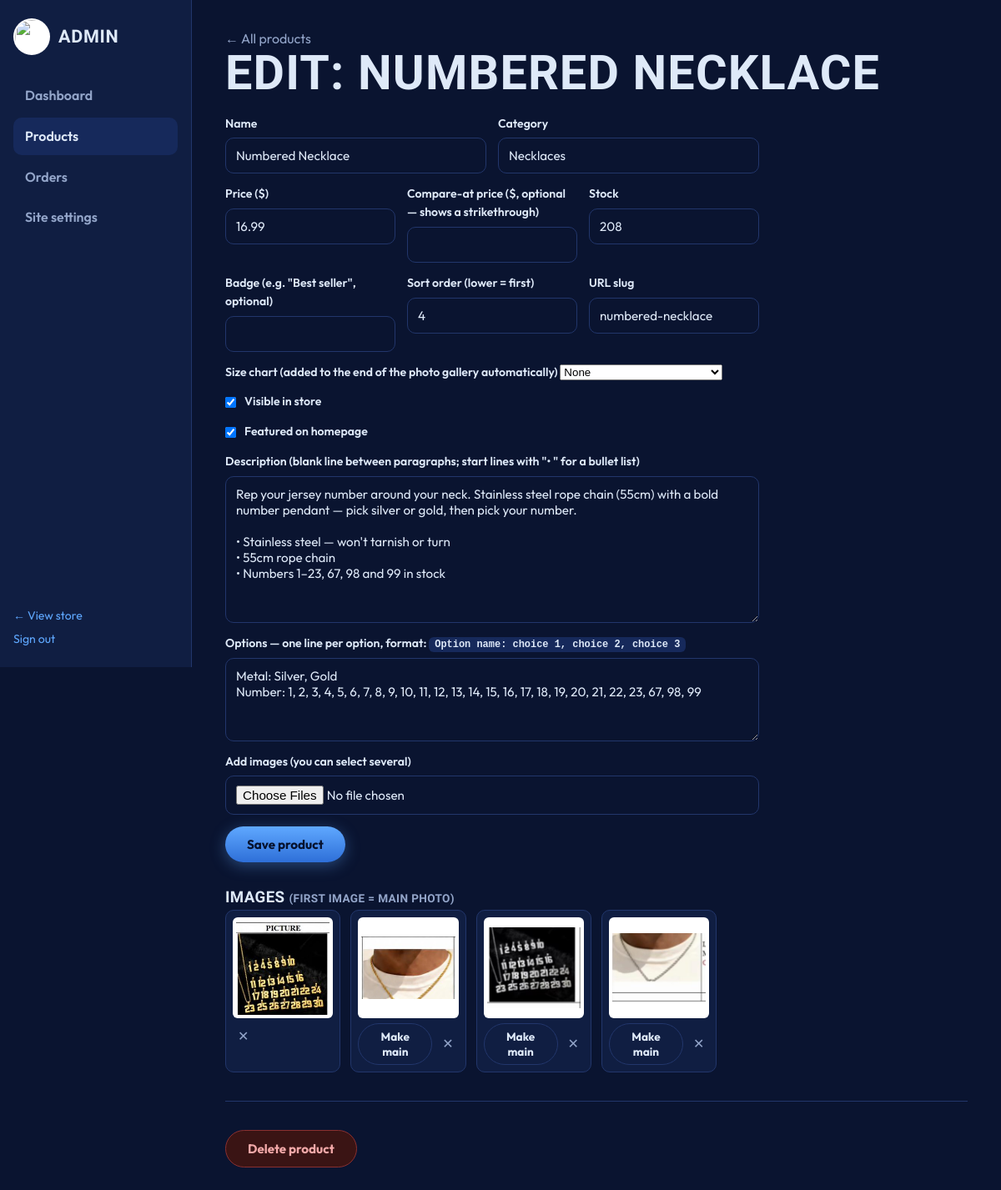
The app's page /admin/products/4/edit (signed in) with its own data.
### tables this page shows
CREATE TABLE products(
  id INTEGER PRIMARY KEY AUTOINCREMENT,
  slug TEXT UNIQUE NOT NULL,
  name TEXT NOT NULL,
  category TEXT NOT NULL DEFAULT 'Gear',
  price REAL NOT NULL DEFAULT 0,
  compare_price REAL,
  description TEXT DEFAULT '',
  options TEXT DEFAULT '[]',
  badge TEXT DEFAULT '',
  stock INTEGER DEFAULT 0,
  active INTEGER DEFAULT 1,
  featured INTEGER DEFAULT 0,
  sort INTEGER DEFAULT 100,
  created TEXT DEFAULT (datetime('now'))
, size_chart TEXT DEFAULT 'none');

CREATE TABLE product_images(
  id INTEGER PRIMARY KEY AUTOINCREMENT,
  product_id INTEGER NOT NULL REFERENCES products(id) ON DELETE CASCADE,
  filename TEXT NOT NULL,
  sort INTEGER DEFAULT 100
);

### app.py (the view, shortened to what this page needs)
@app.route("/admin/products/new", methods=["GET", "POST"])
@app.route("/admin/products/<int:pid>/edit", methods=["GET", "POST"])
@admin_required
def admin_product_edit(pid=None):
    db = get_db()
    p = db.execute("SELECT * FROM products WHERE id=?", (pid,)).fetchone() if pid else None
    if pid and not p:
        abort(404)
    images = product_images(pid) if pid else []
    return render_template("admin/product_edit.html", p=p, images=images,
                           options_text=options_to_text(p["options"]) if p else "")

### app.py (called while the page is built)
def get_db():
    if "db" not in g:
        g.db = sqlite3.connect(DB_PATH)
        g.db.row_factory = sqlite3.Row
        g.db.execute("PRAGMA foreign_keys = ON")
    return g.db

def product_images(pid):
    return get_db().execute(
        "SELECT * FROM product_images WHERE product_id=? ORDER BY sort, id", (pid,)).fetchall()

def current_user():
    uid = session.get("uid")
    if not uid:
        return None
    return get_db().execute("SELECT * FROM users WHERE id=?", (uid,)).fetchone()

def admin_required(f):
    @wraps(f)
    def wrapped(*a, **kw):
        if not session.get("is_admin"):
            return redirect(url_for("admin_login", next=request.path))
        return f(*a, **kw)
    return wrapped

@app.context_processor
def inject_globals():
    count = sum(i["qty"] for i in session.get("cart", []))
    cats = get_db().execute(
        "SELECT DISTINCT category FROM products WHERE active=1 ORDER BY category").fetchall()
    return dict(setting=get_setting, cart_count=count, user=current_user(),
                categories=[c["category"] for c in cats])

def options_to_text(options_json):
    try:
        groups = json.loads(options_json or "[]")
    except Exception:
        return ""
    return "\n".join(f"{g['name']}: {', '.join(g['choices'])}" for g in groups)

### templates/admin/product_edit.html (shortened to what this page needs)
{% extends "admin/base.html" %}
{% block content %}
<a class="muted" href="{{ url_for('admin_products') }}">← All products</a>
<h1>{{ 'Edit: ' + p.name if p else 'New product' }}</h1>
<form method="post" enctype="multipart/form-data" class="settings-form">
  <div class="form-row">
    <label>Name<input name="name" required value="{{ p.name if p else '' }}"></label>
    <label>Category<input name="category" list="cats" value="{{ p.category if p else '' }}" placeholder="Necklaces"></label>
  </div>
  <div class="form-row">
    <label>Price ($)<input name="price" type="number" step="0.01" min="0" required value="{{ p.price if p else '' }}"></label>
    <label>Compare-at price ($, optional — shows a strikethrough)<input name="compare_price" type="number" step="0.01" min="0" value="{{ p.compare_price if p and p.compare_price else '' }}"></label>
    <label>Stock<input name="stock" type="number" min="0" value="{{ p.stock if p else 10 }}"></label>
  </div>
  <div class="form-row">
    <label>Badge (e.g. "Best seller", optional)<input name="badge" value="{{ p.badge if p else '' }}"></label>
    <label>Sort order (lower = first)<input name="sort" type="number" value="{{ p.sort if p else 100 }}"></label>
    <label>URL slug<input name="slug" value="{{ p.slug if p else '' }}" placeholder="auto from name"></label>
  </div>
  <div class="form-row">
    <label>Size chart (added to the end of the photo gallery automatically)
      <select name="size_chart">
        <option value="none"  {{ 'selected' if not p or p.size_chart == 'none' }}>None</option>
      </select>
    </label>
  </div>
  <label class="check-label"><input type="checkbox" name="active" {{ 'checked' if not p or p.active }}> Visible in store</label>
  <label class="check-label"><input type="checkbox" name="featured" {{ 'checked' if p and p.featured }}> Featured on homepage</label>
  <label>Description (blank line between paragraphs; start lines with "• " for a bullet list)
    <textarea name="description" rows="8">{{ p.description if p else '' }}</textarea></label>
  <label>Options — one line per option, format: <code>Option name: choice 1, choice 2, choice 3</code>
    <textarea name="options_text" rows="4" placeholder="Size: Youth Small, Youth Medium, Adult Small">{{ options_text }}</textarea></label>
  <label>Add images (you can select several)
    <input type="file" name="images" multiple accept="image/*"></label>
  <button class="btn btn-primary">Save product</button>
</form>
{% if images %}
<h3 style="margin-top:28px">Images <span class="muted small">(first image = main photo)</span></h3>
<div class="admin-img-grid">
  {% for img in images %}
  <div class="admin-img">
    <img src="{{ url_for('pimg', filename=img.filename) }}" alt="">
    <div class="admin-img-actions">
      {% if not loop.first %}
      <form method="post" action="{{ url_for('admin_image_primary', img_id=img.id) }}">
        <button class="btn btn-ghost btn-sm">Make main</button>
      </form>
      {% endif %}
      <form method="post" action="{{ url_for('admin_image_delete', img_id=img.id) }}"
            onsubmit="return confirm('Delete this image?')">
        <button class="x-btn">✕</button>
      </form>
    </div>
  </div>
  {% endfor %}
</div>
{% endif %}
{% if p %}
<hr class="admin-hr">
<form method="post" action="{{ url_for('admin_product_delete', pid=p.id) }}"
      onsubmit="return confirm('Delete this product permanently?')">
  <button class="btn btn-danger">Delete product</button>
</form>
{% endif %}
{% endblock %}

### static/css/style.css (style rules this page uses)
:root { --field:#0A1430; --card:#101E42; --card2:#16295B; --line:#22366B; --ice:#DEE9F8; --dim:#93A5C9; --diamond:#5FA8FF; --diamond-deep:#2E6FD8; --stitch:#E14848; --white:#fff; --display:'Big Shoulders Display',sans-serif; --body:'Outfit',sans-serif; --radius:14px; }
* { margin:0;padding:0;box-sizing:border-box }
html { scroll-behavior:smooth }
body { background:var(--field);color:var(--ice);font-family:var(--body); font-size:16px;line-height:1.55;-webkit-font-smoothing:antialiased }
img { max-width:100%;display:block }
a { color:var(--diamond);text-decoration:none }
h1,h2,h3 { font-family:var(--display);letter-spacing:.02em;text-transform:uppercase }
h1 { font-size:clamp(2.2rem,5vw,3.6rem);line-height:1.02 }
.muted { color:var(--dim) }
.small { font-size:.85rem }
.btn { display:inline-block;border:none;cursor:pointer;font-family:var(--body); font-weight:700;font-size:.95rem;border-radius:30px;padding:12px 26px; transition:transform .15s ease, box-shadow .15s ease;text-align:center }
.btn-primary { background:linear-gradient(180deg,var(--diamond),var(--diamond-deep)); color:#06122E;box-shadow:0 4px 18px rgba(95,168,255,.35) }
.btn-ghost { background:transparent;color:var(--ice);border:1.5px solid var(--line) }
.btn-danger { background:#3A1414;color:#F1A8A8;border:1px solid #8A3030 }
.btn-sm { padding:6px 14px;font-size:.85rem }
.x-btn { background:none;border:none;color:var(--dim);cursor:pointer;font-size:1rem; padding:6px }
.checkout-form label, .settings-form label, .auth-card label { display:block; font-weight:600;font-size:.88rem;margin-bottom:14px;color:var(--ice) }
.checkout-form input, .settings-form input, .settings-form textarea, .auth-card input, .status-form select { display:block;width:100%;margin-top:6px; background:var(--field);border:1px solid var(--line);color:var(--ice); border-radius:10px;padding:11px 12px;font-family:var(--body);font-size:.95rem }
.form-row { display:grid;grid-template-columns:repeat(auto-fit,minmax(120px,1fr));gap:14px }
.admin-body { background:var(--field) }
.admin-main h1 { margin-bottom:20px }
.settings-form { max-width:640px }
.settings-form textarea { resize:vertical }
.check-label { display:flex!important;align-items:center;gap:10px }
.check-label input { width:auto!important;margin:0!important }
.admin-hr { border:none;border-top:1px solid var(--line);margin:34px 0 }
.admin-img-grid { display:grid;grid-template-columns:repeat(auto-fill,minmax(130px,1fr)); gap:12px }
.admin-img { background:var(--card);border:1px solid var(--line);border-radius:10px; padding:8px }
.admin-img img { background:#fff;border-radius:6px;aspect-ratio:1;object-fit:contain; width:100%;padding:4px }
.admin-img-actions { display:flex;justify-content:space-between;align-items:center; margin-top:6px;gap:6px }
code { background:var(--card2);padding:2px 7px;border-radius:6px;font-size:.85em }

### records on screen
products: name "EDIT: NUMBERED NECKLACE", name "Numbered Necklace", category "Necklaces", price "16.99", stock "208", sort "4", slug "numbered-necklace", description "Rep your jersey number around your neck. Stainless steel rope chain (55cm) with a bold number pendant — pick silver or gold, then pick your number. • Stainless steel — won't tarnish or turn • 55cm rope chain • Numbers 1–23, 67, 98 and 99 in stock"
product_images: filename (picture)
product_images: filename (picture)
product_images: filename (picture)
product_images: filename (picture)
